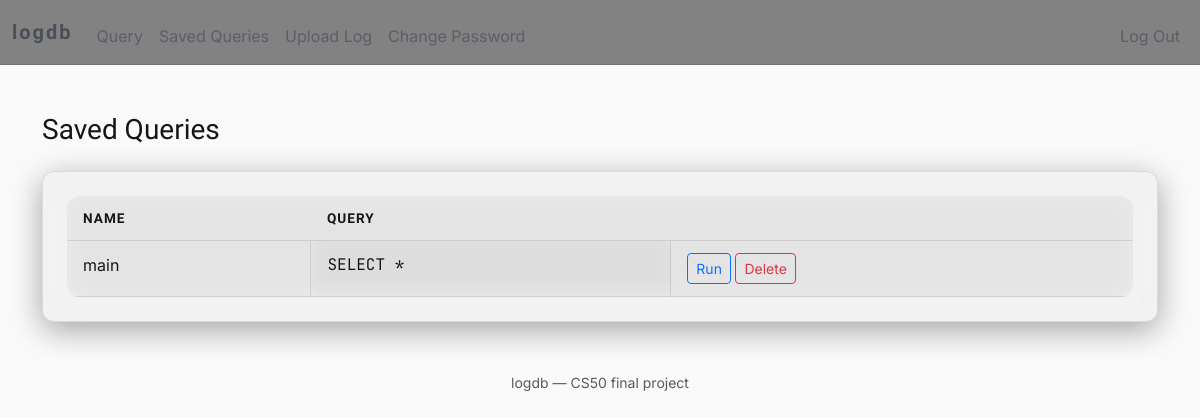
/saved (signed in), run on an earlier commit of the app's database.
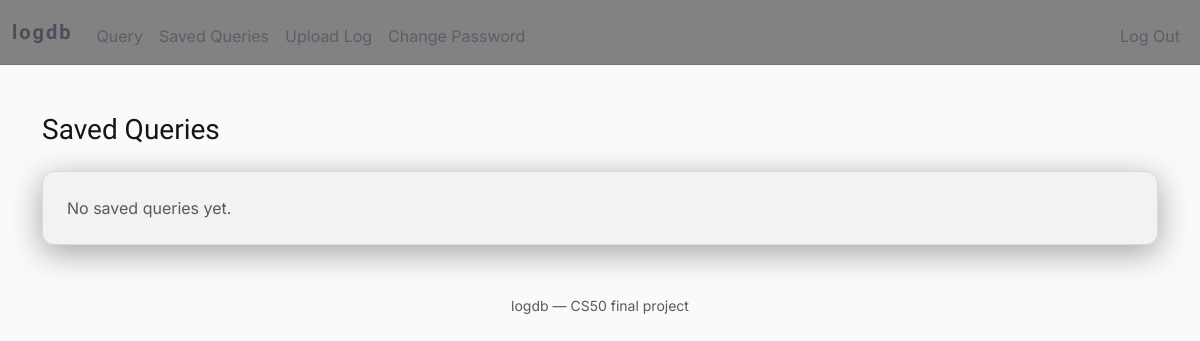
And on a later commit of the database.
### tables this page shows
CREATE TABLE saved_queries (
    id INTEGER PRIMARY KEY AUTOINCREMENT,
    user_id INTEGER NOT NULL,
    name TEXT NOT NULL,
    query_text TEXT NOT NULL,
    created_at TIMESTAMP DEFAULT CURRENT_TIMESTAMP,
    FOREIGN KEY (user_id) REFERENCES users(id)
);

### app.py (the view)
@app.route("/saved", methods=["GET", "POST"])
@login_required
def saved():
    if request.method == "POST":
        name = request.form.get("name")
        query_text = request.form.get("query")
        if not name or not query_text:
            return apology("must provide name and query", 400)
        db.execute(
            "INSERT INTO saved_queries (user_id, name, query_text) VALUES (?, ?, ?)",
            session["user_id"], name, query_text
        )
        return redirect("/saved")
    else:
        saved_queries = db.execute(
            "SELECT id, name, query_text FROM saved_queries WHERE user_id = ? ORDER BY created_at DESC",
            session["user_id"]
        )
        return render_template("saved.html", saved_queries=saved_queries)

### app.py (called while the page is built)
@app.after_request
def after_request(response):
    response.headers["Cache-Control"] = "no-cache, no-store, must-revalidate"
    response.headers["Expires"] = 0
    response.headers["Pragma"] = "no-cache"
    return response

### helpers.py (called while the page is built)
def login_required(f):
    @wraps(f)
    def decorated_function(*args, **kwargs):
        if session.get("user_id") is None:
            return redirect("/login")
        return f(*args, **kwargs)
    return decorated_function

### templates/saved.html (shortened to what this page needs)
{% extends "layout.html" %}
{% block main %}
    <h3 class="mb-4">Saved Queries</h3>
    <div class="card">
        {% if saved_queries %}
            <div class="table-responsive">
                <table class="table table-hover">
                    <thead>
                        <tr><th>Name</th><th>Query</th><th></th></tr>
                    </thead>
                    <tbody>
                        {% for item in saved_queries %}
                        <tr>
                            <td>{{ item.name }}</td>
                            <td class="query-preview">{{ item.query_text }}</td>
                            <td>
                                <form action="/query" method="post" class="d-inline">
                                    <button type="submit" class="btn btn-sm btn-outline-primary">Run</button>
                                </form>
                                <form action="/saved/delete/{{ item.id }}" method="post" class="d-inline">
                                    <button type="submit" class="btn btn-sm btn-outline-danger">Delete</button>
                                </form>
                            </td>
                        </tr>
                        {% endfor %}
                    </tbody>
                </table>
            </div>
        {% else %}
            <p class="text-muted mb-0">No saved queries yet.</p>
        {% endif %}
    </div>
{% endblock %}

### templates/layout.html (shortened to what this page needs)
<!DOCTYPE html>
<html lang="en">
    <head>
        <link href="https://cdn.jsdelivr.net/npm/bootstrap@5.3.8/dist/css/bootstrap.min.css" rel="stylesheet">
        <link href="/static/styles.css" rel="stylesheet">
    </head>
    <body>
        <nav class="navbar navbar-expand-md navbar-dark">
            <div class="container-fluid">
                <a class="navbar-brand" href="/">logdb</a>
                <div class="collapse navbar-collapse" id="navbar">
                    {% if session["user_id"] %}
                        <ul class="navbar-nav me-auto mt-2">
                            <li class="nav-item"><a class="nav-link" href="/query">Query</a></li>
                            <li class="nav-item"><a class="nav-link" href="/saved">Saved Queries</a></li>
                            <li class="nav-item"><a class="nav-link" href="/upload">Upload Log</a></li>
                            <li class="nav-item"><a class="nav-link" href="/change">Change Password</a></li>
                        </ul>
                        <ul class="navbar-nav ms-auto mt-2">
                            <li class="nav-item"><a class="nav-link" href="/logout">Log Out</a></li>
                        </ul>
                    {% else %}
                        <ul class="navbar-nav ms-auto mt-2">
                            <li class="nav-item"><a class="nav-link" href="/register">Register</a></li>
                            <li class="nav-item"><a class="nav-link" href="/login">Log In</a></li>
                        </ul>
                    {% endif %}
                </div>
            </div>
        </nav>
        <main class="container py-5">
            {% block main %}{% endblock %}
        </main>
        <footer class="mb-5 text-center">
            <small class="text-muted">logdb — CS50 final project</small>
        </footer>
    </body>
</html>

### static/styles.css (style rules this page uses)
:root { --bg: #08090c; --bg-panel: rgba(255, 255, 255, 0.05); --border: rgba(255, 255, 255, 0.12); --text: #eceef1; --text-dim: #8a8f98; --accent: #e3e6ea; --accent-dim: #9aa0aa; --danger: #ff6b6b; }
@media (prefers-color-scheme: light) { :root { --bg: #fafafa; --bg-panel: rgba(0, 0, 0, 0.03); --border: rgba(0, 0, 0, 0.1); --text: #14161a; --text-dim: #5a5f68; --accent: #4a4f58; --accent-dim: #d4d6da; --danger: #c0392b; } }
body { background: var(--bg); color: var(--text); font-family: 'Inter', sans-serif; min-height: 100vh; }
h1, h2, h3, h4, .navbar-brand { font-family: 'Sora', sans-serif; }
.navbar { background: rgba(10, 10, 12, 0.5); backdrop-filter: blur(16px); -webkit-backdrop-filter: blur(16px); border-bottom: 1px solid var(--border); }
.navbar-brand { color: var(--accent) !important; font-weight: 800; letter-spacing: 2px; }
.navbar-dark .navbar-nav .nav-link { color: var(--text-dim); }
.card, .panel { background: var(--bg-panel); backdrop-filter: blur(14px); -webkit-backdrop-filter: blur(14px); border: 1px solid var(--border); border-radius: 12px; box-shadow: 0 8px 32px rgba(0, 0, 0, 0.35); padding: 1.5rem; }
a { color: var(--accent); }
.card p { color: var(--text); }

What changed in the data, as far as the page shows it:
removed saved_queries: name "main", query_text "SELECT *"
Also different on the page:
text no longer shown: "NAME QUERY"
text now shown: "No saved queries yet."
